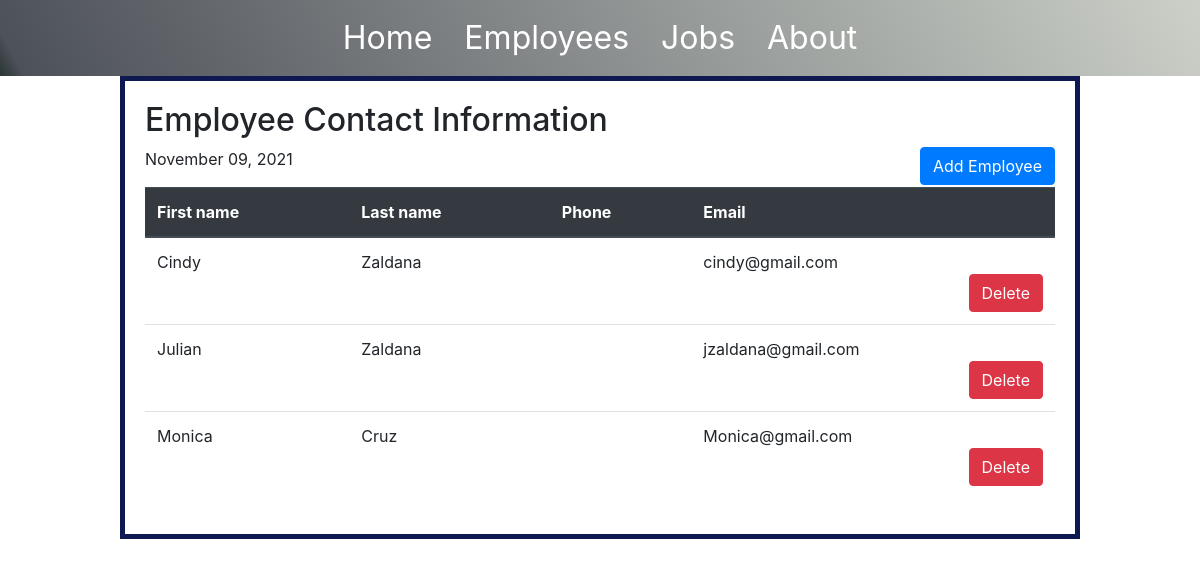
The app's page /, older data.
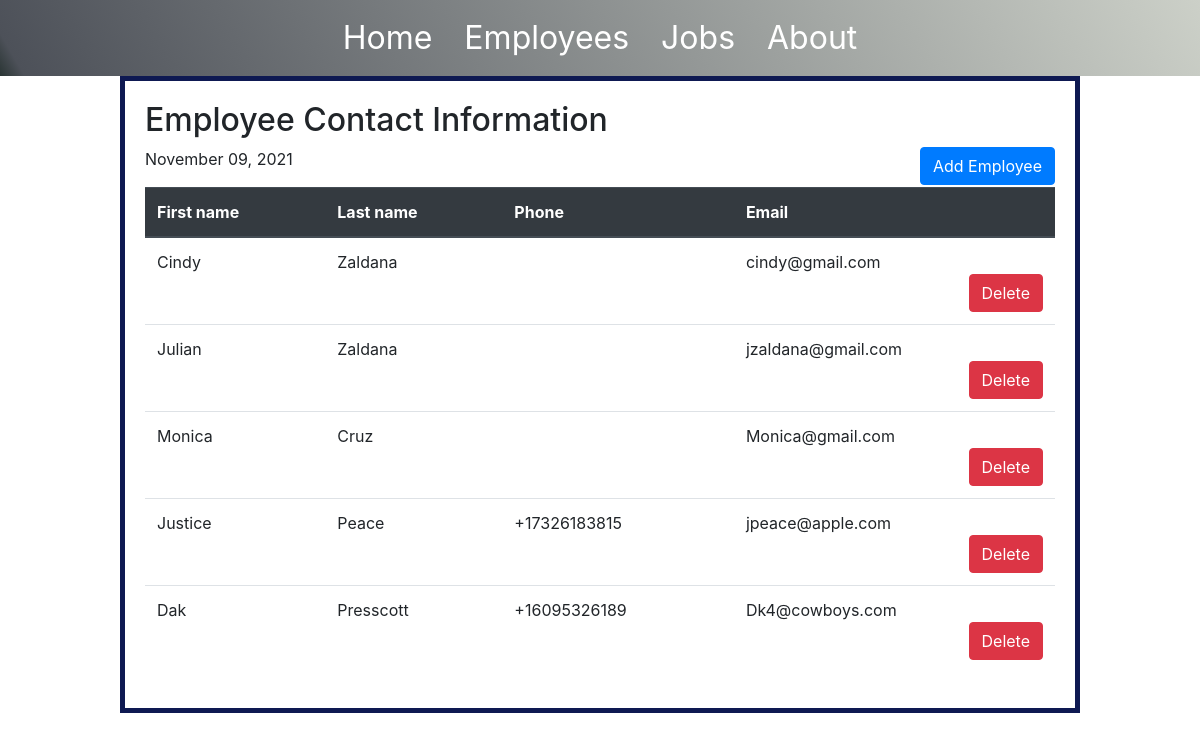
The same page, newer data.
### employee/models.py (models this page shows, shortened)
class Employee(models.Model):
    first_name = models.CharField(max_length=30)
    last_name = models.CharField(max_length=30)
    email = models.EmailField(max_length=254)
    phone_number = PhoneNumberField(blank=True)

### home/views.py (the view)
# urls.py: 2. Add a URL to urlpatterns:  path('', views.home, name='home')
def home(request):
    employees = Employee.objects.all()
    date = datetime.datetime.now()
    dates = date.strftime("%B %d, %Y")
    return render(request, 'home.html', {'employees': employees, 'date': dates})

### templates/home.html (shortened to what this page needs)
<!DOCTYPE html>
{% load static %}
<html lang="en" xmlns="http://www.w3.org/1999/html">
<head>
    <link rel="stylesheet" type="text/css" href='{% static "/css/home.css" %}?{% now "U" %}'>
    <link rel="stylesheet" href="https://stackpath.bootstrapcdn.com/bootstrap/4.5.0/css/bootstrap.min.css"
>
        <link href=
'https://ajax.googleapis.com/ajax/libs/jqueryui/1.12.1/themes/smoothness/jquery-ui.css'
          rel='stylesheet'>
</head>
<body>
    <nav>
        <ul id="links">
            <li class="nav-item"><a style="color:white; font-size: 2em;" class="nav-link" href="/home">Home</a></li>
            <li class="nav-item"><a style="color:white; font-size: 2em;" class="nav-link" href="/employee/employee_registration">Employees</a></li>
            <li class="nav-item"><a class="nav-link" href="#contact" style="color:white; font-size: 2em;">Jobs</a></li>
            <li class="nav-item"><a class="nav-link" href="#about" style="color:white; font-size: 2em;">About</a></li>
        </ul>
    </nav>
    <section>
        {% block content %}
        <h2>Employee Contact Information</h2>
        <a class="btn btn-primary" href="/employee" style="float: right;">Add Employee</a>
        <p>{{date}}</p>
        <table class="table">
            <thead class="thead-dark">
            <tr>
                <th>First name</th>
                <th>Last name</th>
                <th>Phone</th>
                <th>Email</th>
            </tr>
            </thead>
            <tbody>
            {% for e in employees %}
            <tr>
                <td>{{e.first_name}}</td>
                <td>{{e.last_name}}</td>
                <td>{{e.phone_number}}</td>
                <td>{{e.email}} &nbsp;
                    <form method="POST" action="/home/delete_employee/{{e.id}}">
                        <input class="btn btn-danger" type="submit" style="float:right;" value="Delete" />
                    </form>
                </td>
            </tr>
            {% endfor %}
            </tbody>
        </table>
        {% endblock %}
    </section>
</body>
</html>

### static/css/home.css (style rules this page uses)
body { min-height: 100%; width: 100%; margin: 0; display: flex; flex-direction: column; height: 100vh; padding: ; }
nav { background: rgb(204,208,200); background: linear-gradient(240deg, rgba(204,208,200,1) 0%, rgba(77,81,89,1) 98%, rgba(42,53,52,1) 100%); text-align: center; }
#links { list-style-type: none; margin: 6px; padding: 0; flex-direction: row; display: flex; justify-content: center; }
section { border: 5px solid #0e1952; margin-top: 100px; margin-left: auto; margin-right: auto; padding: 20px; margin-bottom: auto; display: inline-block; margin: 0 10% 0 10%; }

Row changes from the older to the newer data that the page shows:
added Employee: first_name "Justice", last_name "Peace", phone_number "+17326183815", email "jpeace@apple.com"
added Employee: first_name "Dak", last_name "Presscott", phone_number "+16095326189", email "Dk4@cowboys.com"
